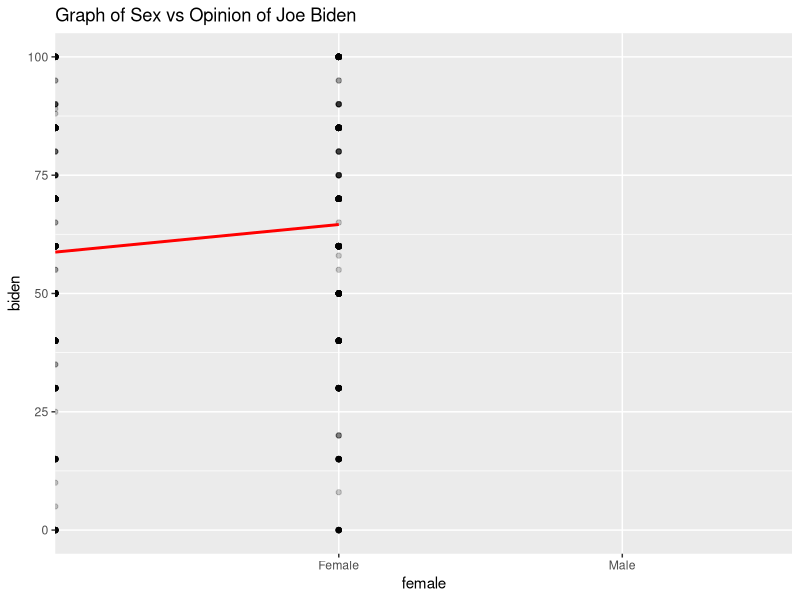
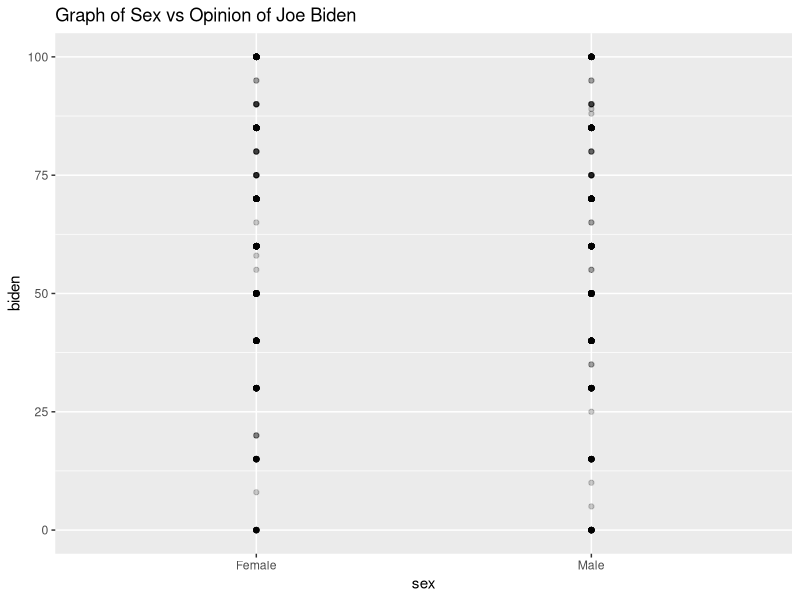

Source code (R) for these figures, in order: (Note: this script raises an error after producing the figures.)
## ---- chunk 1
knitr::opts_chunk$set(echo = TRUE)

library(tidyverse)
library(dplyr)
library(modelr)
library(broom)
library(rsample)
library(magrittr)
library(caret )
## ---- chunk 2
#Do women display higher feeling thermometer ratings for Joe Biden than men?

#get the data
library(readr)
biden <- read_csv("data/biden.csv")
## ---- chunk 3
#Estimate a basic (single variable) linear regression model of the relationship between gender and feelings towards Joe Biden.
biden 

bid_mod <- lm(biden ~ female, data = biden)
coef(bid_mod)

summary(bid_mod)
#Calculate predicted values, graph the relationship between the two variables using the predicted values, and determine whether there appears to be a significant relationship.

grid <- biden %>% 
  data_grid(female, biden) 
grid

grid <- grid %>% 
  add_predictions(bid_mod)
    

grid

#make new df with predicted values
pred <- augment(bid_mod, type.predict = "response")

ggplot(data = pred, aes(x = female, y = biden)) +
  geom_point(alpha = .2) +
  geom_line(data = pred, 
            aes(y=.fitted), 
            color = "red", size = 1) +
  labs(title = "Graph of Sex vs Opinion of Joe Biden") + scale_x_discrete(limits = c("0", "1"), labels = c("Female", "Male"))



#to do: transform female to male/female factor

#Estimate a basic (single variable) linear regression model of the relationship between gender and feelings towards Joe Biden.
biden <- biden%>%
  mutate(female = factor(female))%>%
  mutate(sex = if_else(female == 1, "Female", "Male"))%>%
  mutate(sex = factor(sex))

bid_mod <- lm(biden ~ sex, data = biden)
coef(bid_mod)

summary(bid_mod)
#Calculate predicted values, graph the relationship between the two variables using the predicted values, and determine whether there appears to be a significant relationship.

grid <- biden %>% 
  data_grid(sex, biden) 
grid

grid <- grid %>% 
  add_predictions(bid_mod)
    

grid

#make new df with predicted values
pred <- augment(bid_mod, type.predict = "response")

ggplot(data = pred, aes(x = sex, y = biden)) +
  geom_point(alpha = .2) +
  geom_line(data = pred, 
            aes(y=.fitted), 
            color = "red", size = 1) +
  labs(title = "Graph of Sex vs Opinion of Joe Biden")
#to do: transform female to male/female factor
## ---- chunk 4
#Build the best predictive linear regression model of attitudes towards Joe Biden given the variables you have available. In this context, “best” is defined as the model with the lowest MSE. Compare at least three different model formulations (aka different combinations of variables). Use 10-fold cross-validation to avoid a biased estimate of MSE.

biden_age_pid <- lm(biden ~ age*pid, data = biden)
summary(biden_age_pid)

biden_pid <- lm(biden ~ pid, data = biden)
summary(biden_pid)

biden_age <- lm(biden ~ age, data = biden)
summary(biden_age)

#for age*pid 
# function to generate assessment statistics for titanic model

holdout_results <- function(splits, i) {
  # Fit the model to the training set
  mod <- glm(biden ~ age*pid, data = analysis(splits),
             family = binomial)

  # Save the heldout observations
  holdout <- assessment(splits)

  # `augment` will save the predictions with the holdout data set
  res <- augment(mod, newdata = assessment(splits)) %>% 
    as_tibble() %>%
    mutate(pred = logit2prob(.fitted),
           pred = as.numeric(pred > .5))

  # Return the assessment data set with the additional columns
  res
}

#make factor
as.factor(biden$female)
as.factor(biden)

splits

# basic model
pid_age_cv10 <- vfold_cv(data = biden, v = 10) %>%
  mutate(results = map(splits, holdout_results),
         mse = map_dbl(results, ~ mean(.$.resid ^ 2)))
mean(pid_age_cv10$mse, na.rm = TRUE)
